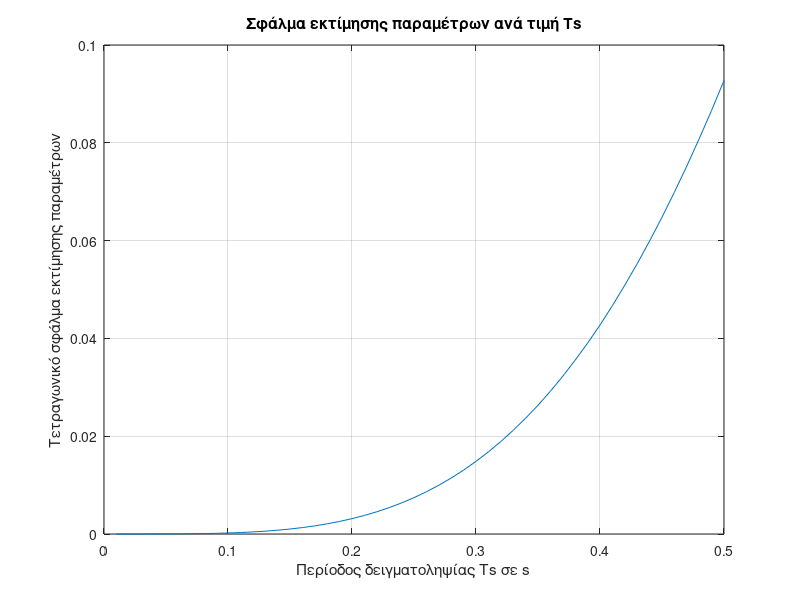

Here is the MATLAB script that generated this plot:
clc, clearvars, close all;

%Generating samples for q and u

m = 0.75;
L = 1.25;
c = 0.15;
g = 9.81;
A0 = 4;
w = 2;

A = [0 1;
    -g/L -c/(m*L^2)];

B = [0 ;
    1/(m*L^2)];

u = @(t) A0 * sin(w * t);
f = @(t, x) A*x + B*u(t);
x0 = [0; 0];
dt = 1e-4;
tspan = 0:dt:20;
[~, x] = ode45(f, tspan, x0);

Ts = [0.01:0.01:0.5];
parameters_error = zeros(1, length(Ts));

for i=1:length(Ts)
    
    t_samples = 0:Ts(i):20;
    u_samples = u(t_samples');
    q_samples = interp1(tspan, x(:,1), t_samples');
    
    %Filtering 
    Lambda = tf([1 3 2], 1); % s^2 + 3s + 2
    H1 = tf([1 0], [1 3 2]); % s / (s^2 + 3s + 2)
    H2 = tf([1 0 0], [1 3 2]); % s^2 / (s^2 + 3s + 2)
    J1 = lsim(H1, -q_samples, t_samples');
    J2 = lsim(1/Lambda, -q_samples, t_samples');
    J3 = lsim(1/Lambda, u_samples, t_samples');
    J = [J1 J2 J3];
    
    Y = lsim(H2, q_samples, t_samples');
   
    theta = J \ Y;
    
    %From thema1
    L_hat = g / theta(2);
    m_hat = 1 / (theta(3) * L_hat^2);
    c_hat = theta(1) * m_hat * L_hat^2;
    
    fprintf("Τιμή περιόδου δειγματοληψίας Ts: %f\n", Ts(i))
    fprintf("Οι εκτιμώμενες τιμές των παραμέτρων είναι:\n");
    fprintf("Μάζα m: %.4f\n", m_hat);
    fprintf("Μήκος εκκρεμούς L: %.4f\n", L_hat);
    fprintf("Συντελεστής απόσβεσης c: %.4f\n\n", c_hat);

    parameters_error(i) = (m - m_hat)^2 + (L - L_hat)^2 + (c - c_hat)^2;

end

figure;
plot(Ts, parameters_error);
xlabel("Περίοδος δειγματοληψίας Ts σε s");
ylabel("Tετραγωνικό σφάλμα εκτίμησης παραμέτρων");
title("Σφάλμα εκτίμησης παραμέτρων ανά τιμή Ts");
grid on;